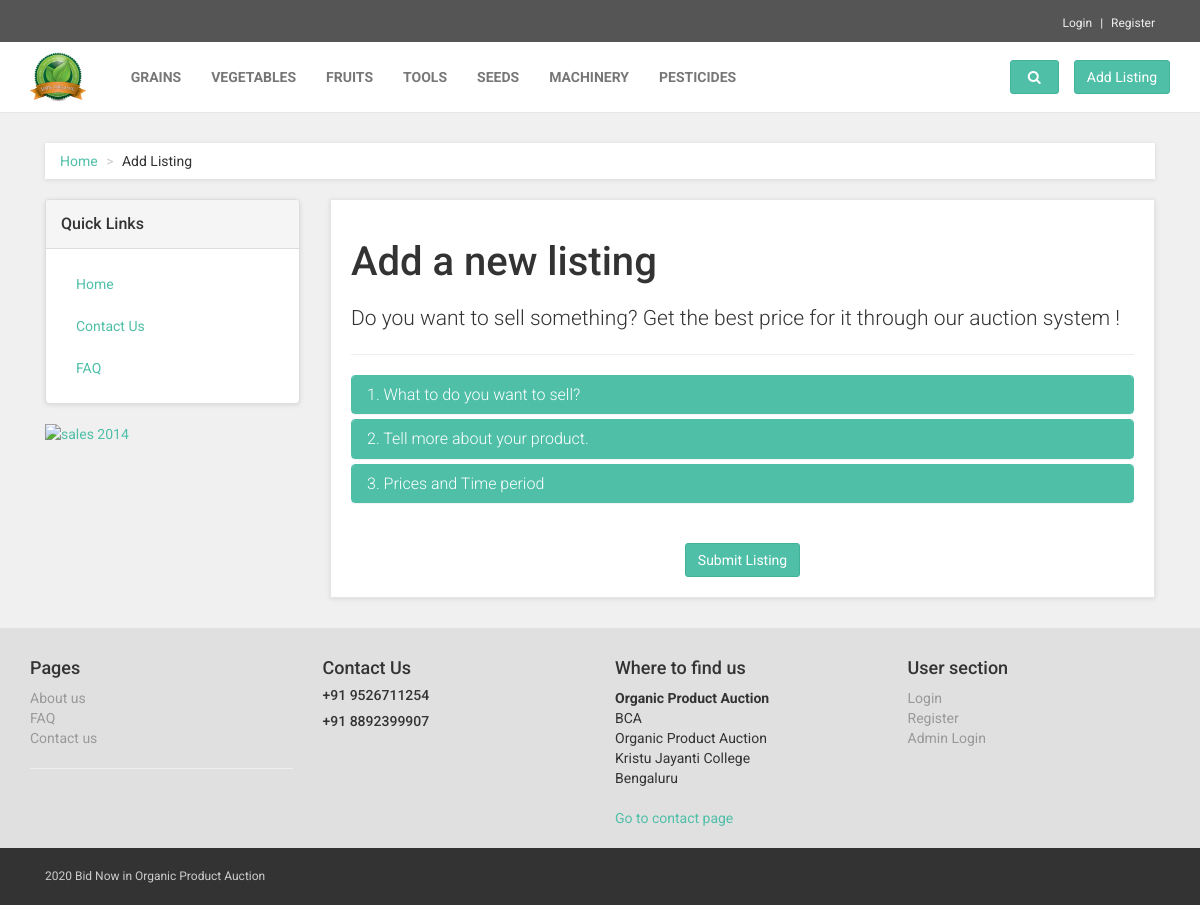
/addlisting.php, run on the app's committed database.
### tables this page shows
CREATE TABLE IF NOT EXISTS `category` (
  `CategoryID` int(10) NOT NULL,
  `Category` varchar(20) NOT NULL
);

### addlisting.php (the view, shortened to what this page needs)
<!DOCTYPE html>
<html lang="en">
<head>
    <link href="css/font-awesome.css" rel="stylesheet">
    <link href="css/bootstrap.min.css" rel="stylesheet">
    <link href="css/animate.min.css" rel="stylesheet">
    <link href="css/owl.carousel.css" rel="stylesheet">
    <link href="css/owl.theme.css" rel="stylesheet">
    <link href="css/bootstrap.css" rel="stylesheet">
    <link href="css/style.default.css" rel="stylesheet" id="theme-stylesheet">
    <link href="css/custom.css" rel="stylesheet">
    <link rel="stylesheet" href="//code.jquery.com/ui/1.11.4/themes/smoothness/jquery-ui.css">
</head>
<body>
    <?php include 'header.php';?>
    <div id="all">
        <div id="content">
            <div class="container">
                <div class="col-md-12">
                    <ul class="breadcrumb">
                        <li><a href="index.php">Home</a>
                        </li>
                        <li>Add Listing</li>
                    </ul>
                </div>
                <div class="col-md-3">
                    <div class="panel panel-default sidebar-menu">
                        <div class="panel-heading">
                            <h3 class="panel-title">Quick Links</h3>
                        </div>
                        <div class="panel-body">
                            <ul class="nav nav-pills nav-stacked">
                                <li>
                                    <a href="index.php">Home</a>
                                </li>
                                <li>
                                    <a href="contact.php">Contact Us</a>
                                </li>
                                <li>
                                    <a href="faq.php">FAQ</a>
                                </li>
                            </ul>
                        </div>
                    </div>
                    <div class="banner">
                        <a href="#">
                            <img src="img/banner.jpg" alt="sales 2014" class="img-responsive">
                        </a>
                    </div>
                </div>
                <div class="col-md-9">
                    <div class="box" id="contact">
                        <h1>Add a new listing</h1>
                        <p class="lead">Do you want to sell something? Get the best price for it through our auction system ! </p>
                        <hr>
                        <div class="panel-group" id="accordion">
                        <form class="form-horizontal" action="success.php" method="POST">
                            <div class="panel panel-primary">
                                <div class="panel-heading">
                                    <h4 class="panel-title">
					    <a data-toggle="collapse" data-parent="#accordion" href="#faq1">
						1. What to do you want to sell?
					    </a>
					</h4>
                                </div>
                            </div>
                            <div class="panel panel-primary">
                                <div class="panel-heading">
                                    <h4 class="panel-title">
					    <a data-toggle="collapse" data-parent="#accordion" href="#collapseTwo">
						2. Tell more about your product.
					    </a>
					</h4>
                                </div>
                            </div>
                            <div class="panel panel-primary">
                                <div class="panel-heading">
                                    <h4 class="panel-title">
					    <a data-toggle="collapse" data-parent="#accordion" href="#collapseThree">
						3. Prices and Time period
					    </a>
					</h4>
                                </div>
                            </div>
                        </div>
                        <br>
                         <input type="submit" align ="left" class="btn btn-primary center-block" type="submit" value="Submit Listing">
                    </div>
                </div>
            </div>
        </div>
    <?php include 'footer.php';?>
</body>
</html>

### header.php (shortened to what this page needs)
<div id="top">
    <div class="container">
        <div class="col-md-6 offer" data-animate="fadeInDown">
        </div>
        <div class="col-md-6" data-animate="fadeInDown">
            <ul class="menu">
                <?php
                if(isset($_SESSION['username'])) {
                    echo '
                    <li><i style="color:white; margin-right:5px" class="fa fa-user" aria-hidden="true"></i>
                    	<a href="userItems.php">'.$_SESSION["username"].'</a></li>
                    <li><a href="logout.php">Logout</a></li>
                    ';
                } else {
                    echo '
                    <li><a href="register.php">Login</a></li>
                    <li><a href="register.php">Register</a></li>
                    ';
                }
                ?>
            </ul>
        </div>
    </div>
</div>
<div class="navbar navbar-default yamm" role="navigation" id="navbar">
    <div class="container">
        <div class="navbar-header">
            <a class="navbar-brand home" href="index.php" data-animate-hover="bounce">
               <img height="50px" src="img/Agro Auction1.png" alt="Obaju logo" class="hidden-xs">
            </a>
        </div>
        <div class="navbar-collapse collapse" id="navigation">
            <ul class="nav navbar-nav navbar-left">
            <?php
         $db = mysqli_connect('localhost','root','','shop')
         or die('Error connecting to MySQL server.');
         $query1 = "SELECT * FROM category ";
         $result1 = mysqli_query($db, $query1);
         $categories = mysqli_fetch_array($result1);
            while($categories) {
                ?>
                <li class="inactive"><a href="category.php?CategoryID=<?php echo $categories['CategoryID'] ?>">
                <?php echo $categories["Category"];?></a>
                </li>
               <?php $categories = $result1->fetch_assoc();} ?>
            </ul>
        </div>
        <div class="navbar-buttons">
            <div class="navbar-collapse collapse right" id="basket-overview">
                <a href="addlisting.php" class="btn btn-primary navbar-btn"><span class="hidden-sm">Add Listing</span></a>
            </div>
            <div class="navbar-collapse collapse right" id="search-not-mobile">
                <button type="button" class="btn navbar-btn btn-primary" data-toggle="collapse" data-target="#search">
                    <i class="fa fa-search"></i>
                </button>
            </div>
        </div>
    </div>
</div>

### data on the page
category: Category "GRAINS"
category: Category "VEGETABLES"
category: Category "FRUITS"
category: Category "TOOLS"
category: Category "SEEDS"
category: Category "MACHINERY"
category: Category "PESTICIDES"
